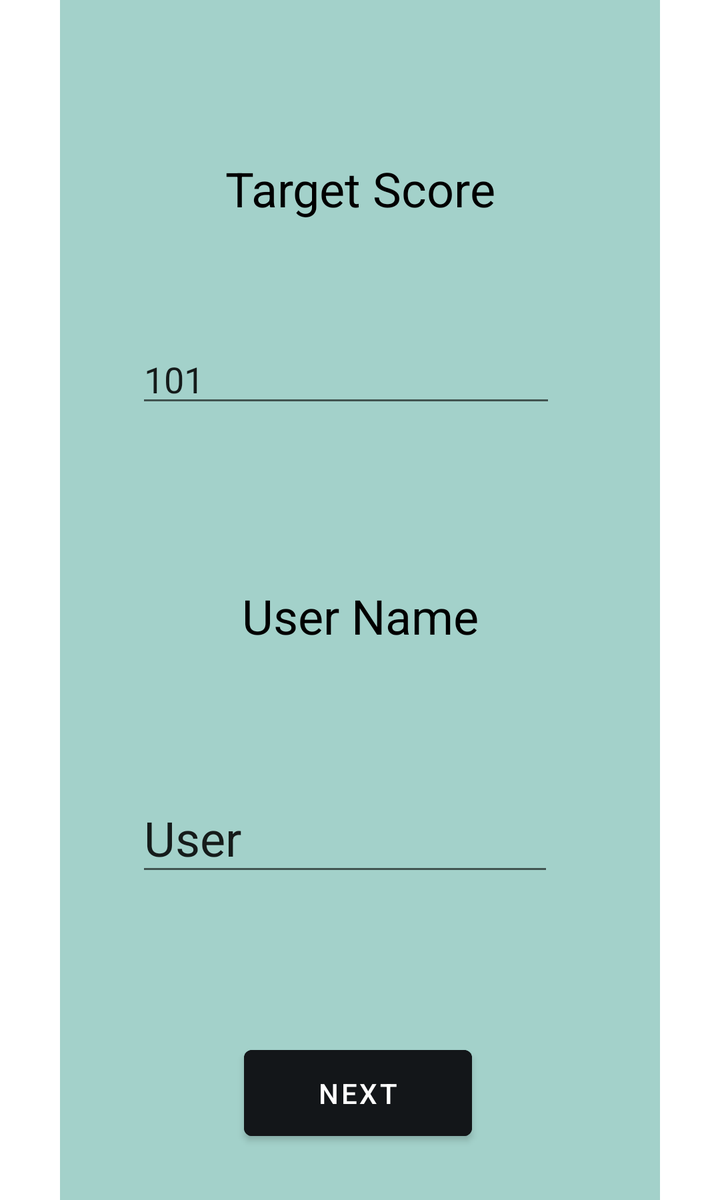
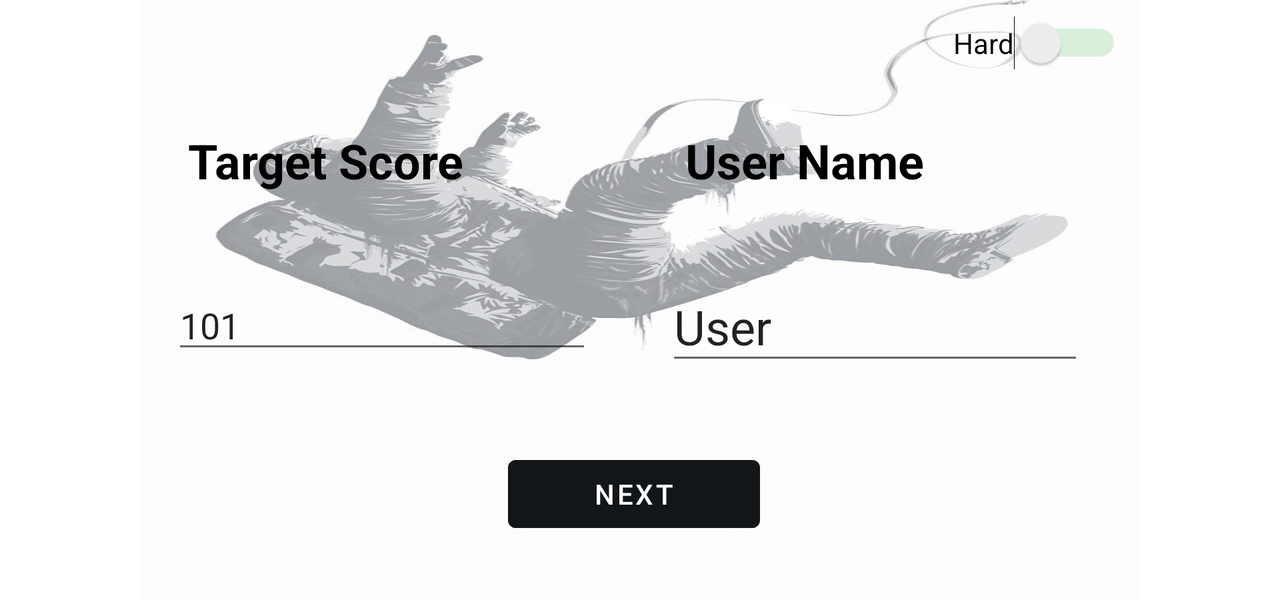

The same Android screen from two of the app's own layout files: first res/layout/ as a phone draws it, then the repository's variant for another configuration, drawn on a device whose configuration selects that folder. Both files follow.
<!-- AndroidManifest.xml: application theme Theme.DiceApplication -->
<!-- res/layout/activity_user_name_and_target.xml -->
<?xml version="1.0" encoding="utf-8"?>
<androidx.constraintlayout.widget.ConstraintLayout xmlns:android="http://schemas.android.com/apk/res/android"
    xmlns:app="http://schemas.android.com/apk/res-auto"
    xmlns:tools="http://schemas.android.com/tools"
    android:id="@+id/targetscoreid"
    android:layout_width="300dp"
    android:layout_height="600dp"
    android:layout_gravity="center"
    android:background="#A3D1CA"
    tools:context=".userNameAndTarget">

    <TextView
        android:id="@+id/targetid"
        android:layout_width="wrap_content"
        android:layout_height="wrap_content"
        android:layout_marginTop="78dp"
        android:text="Target Score"
        android:textColor="#000000"
        android:textSize="24sp"
        app:layout_constraintEnd_toEndOf="parent"
        app:layout_constraintHorizontal_bias="0.5"
        app:layout_constraintStart_toStartOf="parent"
        app:layout_constraintTop_toTopOf="parent" />

    <TextView
        android:id="@+id/usernameid"
        android:layout_width="wrap_content"
        android:layout_height="wrap_content"
        android:layout_marginTop="83dp"
        android:text="User Name"
        android:textColor="#000000"
        android:textSize="24sp"
        app:layout_constraintEnd_toEndOf="parent"
        app:layout_constraintHorizontal_bias="0.5"
        app:layout_constraintStart_toStartOf="parent"
        app:layout_constraintTop_toBottomOf="@+id/scoreid" />

    <Button
        android:id="@+id/setupNext"
        android:layout_width="114dp"
        android:layout_height="55dp"
        android:layout_marginStart="92dp"
        android:layout_marginTop="76dp"
        android:backgroundTint="#131619"
        android:text="Next"
        app:layout_constraintStart_toStartOf="parent"
        app:layout_constraintTop_toBottomOf="@+id/getusername" />

    <EditText
        android:id="@+id/getusername"
        android:layout_width="209dp"
        android:layout_height="51dp"
        android:layout_marginStart="38dp"
        android:layout_marginTop="68dp"
        android:ems="10"
        android:hint="Enter Your Name"
        android:inputType="textPersonName"
        android:text="User"
        android:textSize="24sp"
        app:layout_constraintStart_toStartOf="parent"
        app:layout_constraintTop_toBottomOf="@+id/usernameid" />

    <EditText
        android:id="@+id/scoreid"
        android:layout_width="wrap_content"
        android:layout_height="wrap_content"
        android:layout_marginStart="38dp"
        android:layout_marginTop="57dp"
        android:ems="10"
        android:inputType="number|textPersonName"
        android:text="101"
        app:layout_constraintStart_toStartOf="parent"
        app:layout_constraintTop_toBottomOf="@+id/targetid" />
</androidx.constraintlayout.widget.ConstraintLayout>
<!-- resources referenced by this layout -->
<resources>
  <style name="Theme.DiceApplication" parent="Theme.MaterialComponents.DayNight.DarkActionBar">
          
          <item name="colorPrimary">@color/purple_500</item>
          <item name="colorPrimaryVariant">@color/purple_700</item>
          <item name="colorOnPrimary">@color/white</item>
          
          <item name="colorSecondary">@color/teal_200</item>
          <item name="colorSecondaryVariant">@color/teal_700</item>
          <item name="colorOnSecondary">@color/black</item>
          
          <item name="android:statusBarColor">?attr/colorPrimaryVariant</item>
          
      </style>
</resources>
<!-- res/layout-land/activity_user_name_and_target.xml (the repository's variant of the layout above) -->
<!-- drawn on the phone turned sideways -->
<?xml version="1.0" encoding="utf-8"?>
<androidx.constraintlayout.widget.ConstraintLayout xmlns:android="http://schemas.android.com/apk/res/android"
    xmlns:app="http://schemas.android.com/apk/res-auto"
    xmlns:tools="http://schemas.android.com/tools"
    android:id="@+id/targetscoreid"
    android:layout_width="500dp"
    android:layout_height="300dp"
    android:layout_gravity="center"
    android:background="@drawable/pic9"
    tools:context=".userNameAndTarget">

    <TextView
        android:id="@+id/targetid"
        android:layout_width="wrap_content"
        android:layout_height="wrap_content"
        android:layout_marginStart="24dp"
        android:layout_marginTop="64dp"
        android:text="Target Score"
        android:textColor="#000000"
        android:textSize="24sp"
        android:textStyle="bold"
        app:layout_constraintStart_toStartOf="parent"
        app:layout_constraintTop_toTopOf="parent" />

    <TextView
        android:id="@+id/usernameid"
        android:layout_width="wrap_content"
        android:layout_height="wrap_content"
        android:layout_marginTop="64dp"
        android:layout_marginEnd="108dp"
        android:text="User Name"
        android:textColor="#000000"
        android:textSize="24sp"
        android:textStyle="bold"
        app:layout_constraintEnd_toEndOf="parent"
        app:layout_constraintTop_toTopOf="parent" />

    <Button
        android:id="@+id/setupNext"
        android:layout_width="126dp"
        android:layout_height="46dp"
        android:layout_marginStart="184dp"
        android:layout_marginTop="224dp"
        android:backgroundTint="#131619"
        android:text="Next"
        app:layout_constraintStart_toStartOf="parent"
        app:layout_constraintTop_toTopOf="parent" />

    <EditText
        android:id="@+id/getusername"
        android:layout_width="209dp"
        android:layout_height="51dp"
        android:layout_marginTop="40dp"
        android:layout_marginEnd="28dp"
        android:ems="10"
        android:hint="Enter Your Name"
        android:inputType="textPersonName"
        android:text="User"
        android:textSize="24sp"
        app:layout_constraintEnd_toEndOf="parent"
        app:layout_constraintTop_toBottomOf="@+id/usernameid" />

    <EditText
        android:id="@+id/scoreid"
        android:layout_width="wrap_content"
        android:layout_height="wrap_content"
        android:layout_marginStart="16dp"
        android:layout_marginTop="44dp"
        android:ems="10"
        android:inputType="number|textPersonName"
        android:text="101"
        app:layout_constraintStart_toStartOf="parent"
        app:layout_constraintTop_toBottomOf="@+id/targetid" />

    <Switch
        android:id="@+id/switch2"
        android:layout_width="wrap_content"
        android:layout_height="wrap_content"
        android:layout_marginTop="8dp"
        android:layout_marginEnd="9dp"
        android:text="Hard"
        android:trackTint="#76C87A"
        app:layout_constraintEnd_toEndOf="parent"
        app:layout_constraintTop_toTopOf="parent" />
</androidx.constraintlayout.widget.ConstraintLayout>
<!-- resources referenced by the variant -->
<!-- as the phone turned sideways resolves them -->
<resources>
  <!-- drawable pic9: png bitmap (drawable, 327542 bytes) -->
  <style name="Theme.DiceApplication" parent="Theme.MaterialComponents.DayNight.DarkActionBar">
          
          <item name="colorPrimary">@color/purple_500</item>
          <item name="colorPrimaryVariant">@color/purple_700</item>
          <item name="colorOnPrimary">@color/white</item>
          
          <item name="colorSecondary">@color/teal_200</item>
          <item name="colorSecondaryVariant">@color/teal_700</item>
          <item name="colorOnSecondary">@color/black</item>
          
          <item name="android:statusBarColor">?attr/colorPrimaryVariant</item>
          
      </style>
</resources>
